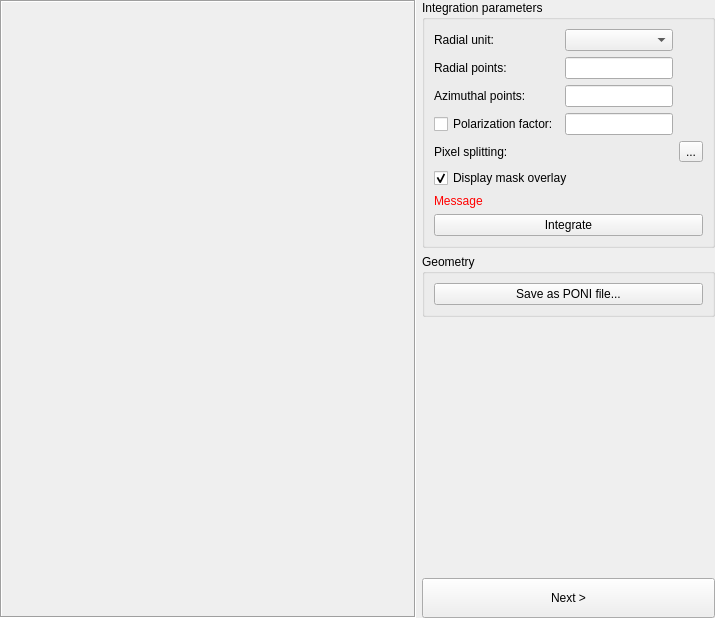
<?xml version="1.0" encoding="UTF-8"?>
<ui version="4.0">
 <class>Form</class>
 <widget class="QWidget" name="Form">
  <property name="geometry">
   <rect>
    <x>0</x>
    <y>0</y>
    <width>715</width>
    <height>618</height>
   </rect>
  </property>
  <property name="windowTitle">
   <string>Cake &amp; integration</string>
  </property>
  <layout class="QHBoxLayout" name="horizontalLayout" stretch="1,0">
   <property name="margin">
    <number>0</number>
   </property>
   <item>
    <widget class="IntegrationPlot" name="_plot">
     <property name="frameShape">
      <enum>QFrame::Box</enum>
     </property>
     <property name="frameShadow">
      <enum>QFrame::Sunken</enum>
     </property>
     <property name="lineWidth">
      <number>1</number>
     </property>
    </widget>
   </item>
   <item>
    <widget class="QWidget" name="widget" native="true">
     <layout class="QVBoxLayout" name="verticalLayout_3" stretch="0,0,1,0">
      <property name="margin">
       <number>0</number>
      </property>
      <item>
       <widget class="QGroupBox" name="groupBox_14">
        <property name="title">
         <string>Integration parameters</string>
        </property>
        <layout class="QGridLayout" name="gridLayout_10">
         <item row="7" column="1" colspan="3">
          <widget class="ThreadPoolPushButton" name="_integrateButton">
           <property name="text">
            <string>Integrate</string>
           </property>
          </widget>
         </item>
         <item row="2" column="1">
          <widget class="QLabel" name="label_8">
           <property name="text">
            <string>Azimuthal points:</string>
           </property>
          </widget>
         </item>
         <item row="4" column="3">
          <widget class="QToolButton" name="_customMethodButton">
           <property name="text">
            <string>...</string>
           </property>
          </widget>
         </item>
         <item row="4" column="2">
          <widget class="MethodLabel" name="_methodLabel">
           <property name="alignment">
            <set>Qt::AlignRight|Qt::AlignTrailing|Qt::AlignVCenter</set>
           </property>
          </widget>
         </item>
         <item row="0" column="2">
          <widget class="UnitSelector" name="_radialUnit">
           <property name="sizeAdjustPolicy">
            <enum>QComboBox::AdjustToMinimumContentsLength</enum>
           </property>
          </widget>
         </item>
         <item row="3" column="2">
          <widget class="QuantityEdit" name="_polarizationFactor">
           <property name="sizePolicy">
            <sizepolicy hsizetype="Expanding" vsizetype="Fixed">
             <horstretch>0</horstretch>
             <verstretch>0</verstretch>
            </sizepolicy>
           </property>
           <property name="alignment">
            <set>Qt::AlignRight|Qt::AlignTrailing|Qt::AlignVCenter</set>
           </property>
          </widget>
         </item>
         <item row="4" column="1">
          <widget class="QLabel" name="label_2">
           <property name="text">
            <string>Pixel splitting:</string>
           </property>
          </widget>
         </item>
         <item row="1" column="2">
          <widget class="QuantityEdit" name="_radialPoints">
           <property name="sizePolicy">
            <sizepolicy hsizetype="Expanding" vsizetype="Fixed">
             <horstretch>0</horstretch>
             <verstretch>0</verstretch>
            </sizepolicy>
           </property>
           <property name="alignment">
            <set>Qt::AlignRight|Qt::AlignTrailing|Qt::AlignVCenter</set>
           </property>
          </widget>
         </item>
         <item row="3" column="1">
          <widget class="QCheckBox" name="_polarizationFactorCheck">
           <property name="text">
            <string>Polarization factor:</string>
           </property>
          </widget>
         </item>
         <item row="2" column="2">
          <widget class="QuantityEdit" name="_azimuthalPoints">
           <property name="sizePolicy">
            <sizepolicy hsizetype="Expanding" vsizetype="Fixed">
             <horstretch>0</horstretch>
             <verstretch>0</verstretch>
            </sizepolicy>
           </property>
           <property name="alignment">
            <set>Qt::AlignRight|Qt::AlignTrailing|Qt::AlignVCenter</set>
           </property>
          </widget>
         </item>
         <item row="5" column="1" colspan="2">
          <widget class="QCheckBox" name="_displayMask">
           <property name="text">
            <string>Display mask overlay</string>
           </property>
           <property name="checked">
            <bool>true</bool>
           </property>
          </widget>
         </item>
         <item row="1" column="1">
          <widget class="QLabel" name="label_7">
           <property name="text">
            <string>Radial points:</string>
           </property>
          </widget>
         </item>
         <item row="0" column="1">
          <widget class="QLabel" name="label_6">
           <property name="text">
            <string>Radial unit:</string>
           </property>
          </widget>
         </item>
         <item row="6" column="1" colspan="3">
          <widget class="QLabel" name="_warning">
           <property name="styleSheet">
            <string notr="true">color:red;</string>
           </property>
           <property name="text">
            <string>Message</string>
           </property>
          </widget>
         </item>
        </layout>
       </widget>
      </item>
      <item>
       <widget class="QGroupBox" name="groupBox">
        <property name="title">
         <string>Geometry</string>
        </property>
        <layout class="QVBoxLayout" name="verticalLayout">
         <item>
          <widget class="QPushButton" name="_savePoniButton">
           <property name="toolTip">
            <string>A PONI file contains the geometry, the wavelength and the detector information.</string>
           </property>
           <property name="text">
            <string>Save as PONI file...</string>
           </property>
          </widget>
         </item>
        </layout>
       </widget>
      </item>
      <item>
       <spacer name="verticalSpacer">
        <property name="orientation">
         <enum>Qt::Vertical</enum>
        </property>
        <property name="sizeHint" stdset="0">
         <size>
          <width>0</width>
          <height>0</height>
         </size>
        </property>
       </spacer>
      </item>
      <item>
       <widget class="QPushButton" name="_nextStep">
        <property name="minimumSize">
         <size>
          <width>0</width>
          <height>40</height>
         </size>
        </property>
        <property name="text">
         <string>Next &gt;</string>
        </property>
       </widget>
      </item>
     </layout>
    </widget>
   </item>
  </layout>
 </widget>
 <customwidgets>
  <customwidget>
   <class>UnitSelector</class>
   <extends>QComboBox</extends>
   <header>pyFAI.gui.widgets.UnitSelector</header>
  </customwidget>
  <customwidget>
   <class>QuantityEdit</class>
   <extends>QLineEdit</extends>
   <header>pyFAI.gui.widgets.QuantityEdit</header>
  </customwidget>
  <customwidget>
   <class>ThreadPoolPushButton</class>
   <extends>QPushButton</extends>
   <header>silx.gui.widgets.ThreadPoolPushButton</header>
  </customwidget>
  <customwidget>
   <class>IntegrationPlot</class>
   <extends>QFrame</extends>
   <header>pyFAI.gui.tasks.IntegrationTask</header>
   <container>1</container>
  </customwidget>
  <customwidget>
   <class>MethodLabel</class>
   <extends>QLabel</extends>
   <header>pyFAI.gui.widgets.MethodLabel</header>
  </customwidget>
 </customwidgets>
 <resources/>
 <connections/>
</ui>
